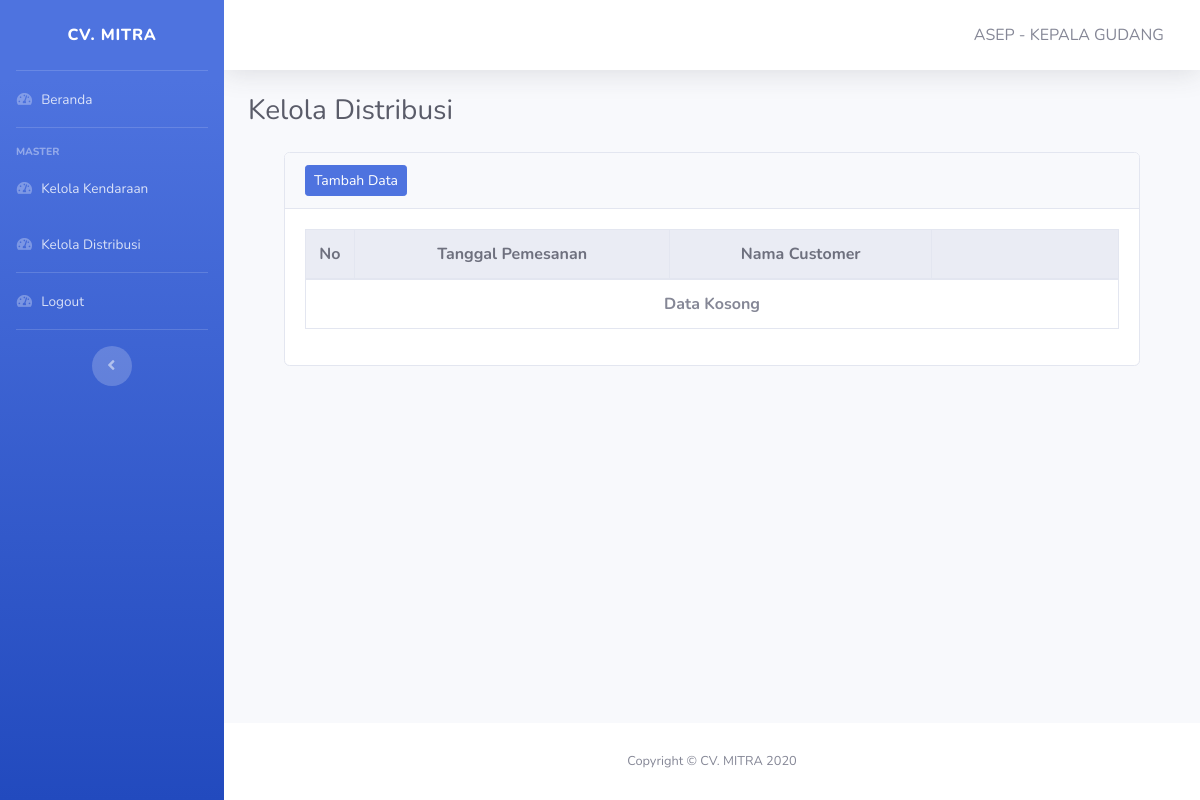
The app's page /pages/distribusi/kelola-distribusi.php (signed in), older data.
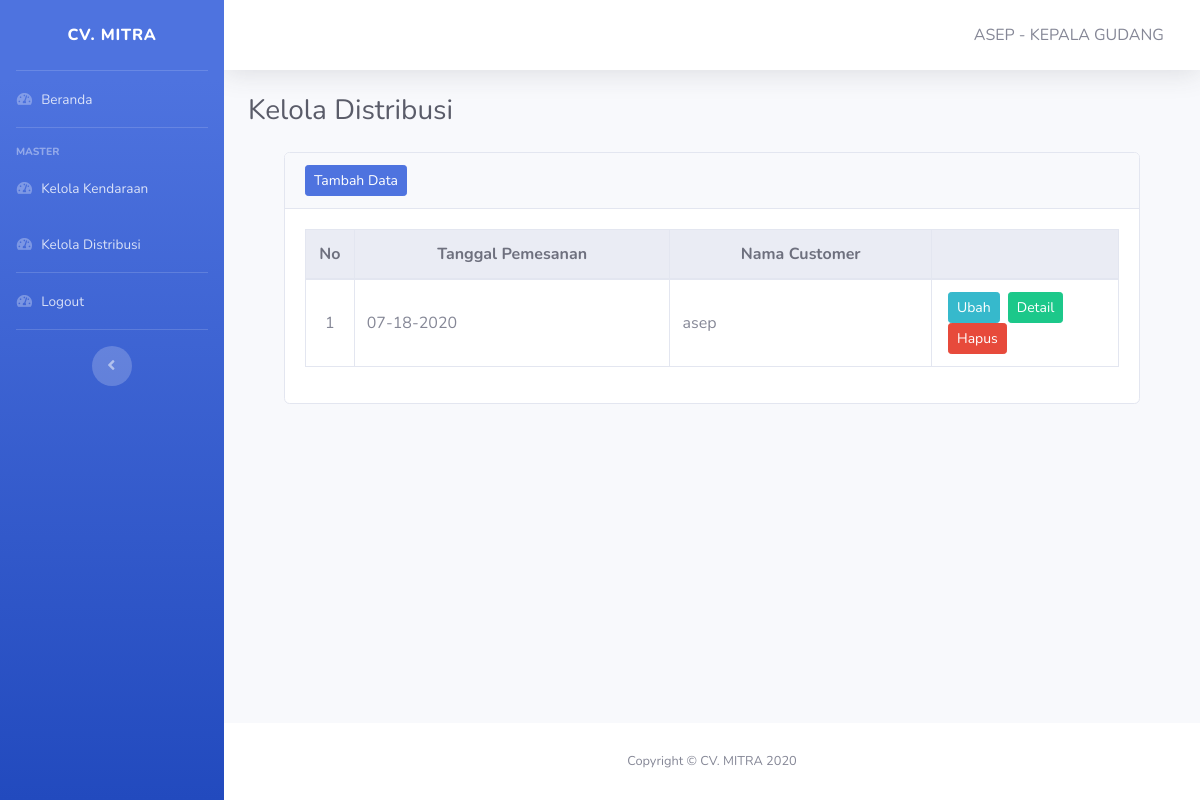
The same page, newer data.
### tables this page shows
CREATE TABLE IF NOT EXISTS `distribusi` (
  `id_distribusi` int(11) NOT NULL AUTO_INCREMENT,
  `tanggal_pemesanan` date NOT NULL,
  `nama_customer` varchar(20) DEFAULT NULL,
  PRIMARY KEY (`id_distribusi`)
);

### pages/distribusi/kelola-distribusi.php (the view, shortened to what this page needs)
<!DOCTYPE html>
<html lang="en">
<head>
    <?php include '../../layout/header.php' ?>
</head>
<body id="page-top">
    <div id="wrapper">
        <?php include '../../layout/sidebar-distribusi.php' ?>
        <div id="content-wrapper" class="d-flex flex-column">
            <div id="content">
                <?php include '../../layout/topbar.php' ?>
                <div class="container-fluid">
                    <div class="d-sm-flex align-items-center justify-content-between mb-4">
                        <h1 class="h3 mb-0 text-gray-800">Kelola Distribusi</h1>
                    </div>
                    <div class="container row-12">
                        <div class="col">
                            <div class="card mb-5">
                                <div class="card-header">
                                    <div class="nav-item">
                                        <a href="tambah-distribusi.php" class="btn btn-sm btn-primary">Tambah Data</a>
                                    </div>
                                </div>
                                <div class="card-body">
                                    <table class="table table-responsive-lg table-hover table-bordered" id="Table">
                                        <thead class="thead-light text-center">
                                            <tr>
                                                <th width=6%>No</th>
                                                <th>Tanggal Pemesanan</th>
                                                <th>Nama Customer</th>
                                                <th width=23%></th>
                                            </tr>
                                        </thead>
                                        <tbody>
                                            <?php
                                            include "../../koneksi.php";
                                            $no = 1;
                                            $data = mysqli_query($koneksi, "SELECT * FROM distribusi");
                                            if (mysqli_num_rows($data) == 0) {
                                                ?>
                                                <tr>
                                                    <td colspan="7" class="text-center font-weight-bold">Data Kosong</td>
                                                </tr>
                                                <?php
                                                } else {
                                                    while ($item = mysqli_fetch_array($data)) {
                                                        ?>
                                                    <tr>
                                                        <td class="text-center align-middle"><?php echo $no++; ?></td>
                                                        <td class="align-middle"><?php echo date('m-d-Y', strtotime($item['tanggal_pemesanan'])); ?></td>
                                                        <td class="align-middle"><?php echo $item['nama_customer']; ?></td>
                                                        <td class="text-center">
                                                            <a href="ubah-distribusi.php?id=<?php echo $item['id_distribusi'] ?>" class="btn btn-info btn-sm mx-1 float-left">Ubah</a>
                                                            <a href="detail-distribusi.php?id=<?php echo $item['id_distribusi'] ?>" class="btn btn-success btn-sm mx-1 float-left">Detail</a>
                                                            <form action="hapus-distribusi.php?id=<?php echo $item['id_distribusi'] ?>" method="post">
                                                                <button type="submit" class="btn btn-danger btn-sm mx-1 float-left">Hapus</button>
                                                            </form>
                                                        </td>
                                                    </tr>
                                            <?php
                                                }
                                            }
                                            ?>
                                        </tbody>
                                    </table>
                                </div>
                            </div>
                        </div>
                    </div>
                </div>
            </div>
            <?php include '../../layout/footer.php' ?>
        </div>
    </div>
</body>
</html>

### layout/header.php (shortened to what this page needs)
<link href="../../vendor/fontawesome-free/css/all.min.css" rel="stylesheet" type="text/css">
<link rel="stylesheet" type="text/css" href="https://cdn.datatables.net/1.10.21/css/dataTables.bootstrap4.min.css">
<link href="../../css/sb-admin-2.min.css" rel="stylesheet">

### layout/sidebar-distribusi.php
<ul class="navbar-nav bg-gradient-primary sidebar sidebar-dark accordion" id="accordionSidebar">
    <a class="sidebar-brand d-flex align-items-center justify-content-center" href="index.php">
        <div class="sidebar-brand-text mx-3">CV. MITRA</div>
    </a>
    <hr class="sidebar-divider my-0">
    <li class="nav-item">
        <a class="nav-link" href="index.php">
            <i class="fas fa-fw fa-tachometer-alt"></i>
            <span>Beranda</span></a>
    </li>
    <hr class="sidebar-divider">
    <div class="sidebar-heading">
        Master
    </div>
    <li class="nav-item">
        <a class="nav-link" href="kelola-kendaraan.php">
            <i class="fas fa-fw fa-tachometer-alt"></i>
            <span>Kelola Kendaraan</span></a>
    </li>
    <li class="nav-item">
        <a class="nav-link" href="kelola-distribusi.php">
            <i class="fas fa-fw fa-tachometer-alt"></i>
            <span>Kelola Distribusi</span></a>
    </li>
    <hr class="sidebar-divider my-0">
    <li class="nav-item">
        <a class="nav-link" href="../../logout.php" data-toggle="modal" data-target="#logoutModal">
            <i class="fas fa-fw fa-tachometer-alt"></i>
            <span>Logout</span></a>
    </li>
    <hr class="sidebar-divider d-none d-md-block">
    <div class="text-center d-none d-md-inline">
        <button class="rounded-circle border-0" id="sidebarToggle"></button>
    </div>
</ul>

### layout/topbar.php (shortened to what this page needs)
<nav class="navbar navbar-expand navbar-light bg-white topbar mb-4 static-top shadow">
    <ul class="navbar-nav ml-auto">
        <li class="nav-item dropdown no-arrow">
            <a class="nav-link dropdown-toggle" href="#" id="userDropdown" role="button" data-toggle="dropdown" aria-haspopup="true" aria-expanded="false">
                <span class="mr-2 d-none d-lg-inline text-gray-600 medium"><?php
                                                                            echo strtoupper($_SESSION['nama']) . " - " . strtoupper($_SESSION['jabatan']); ?></span>
            </a>
        </li>
    </ul>
</nav>

### layout/footer.php
<footer class="sticky-footer bg-white">
    <div class="container my-auto">
        <div class="copyright text-center my-auto">
            <span>Copyright &copy; CV. MITRA 2020</span>
        </div>
    </div>
</footer>

Row changes from the older to the newer data that the page shows:
added distribusi: tanggal_pemesanan "07-18-2020", nama_customer "asep"
Text that changed along with them:
text no longer shown: "Data Kosong"
